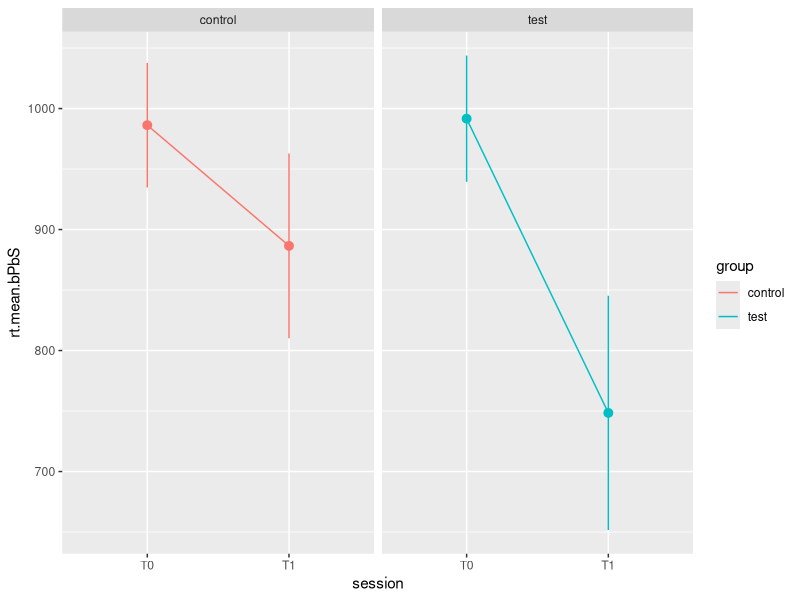
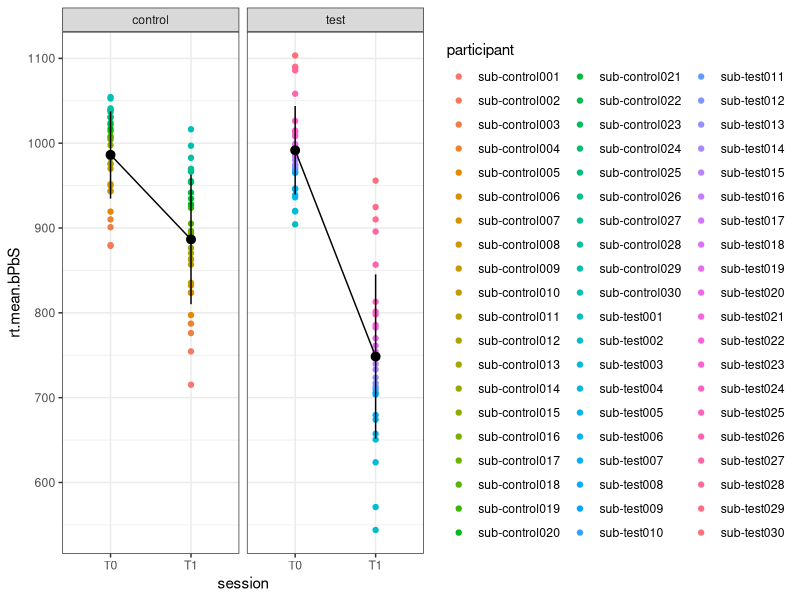
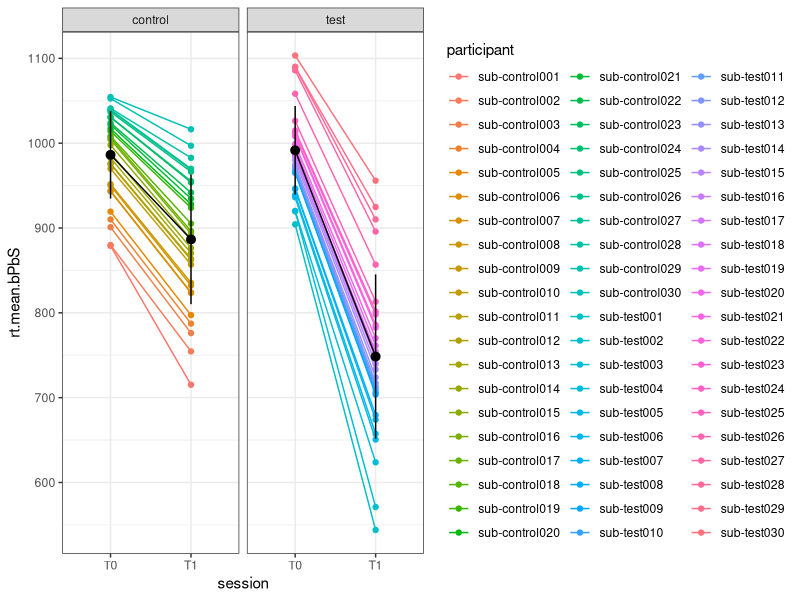
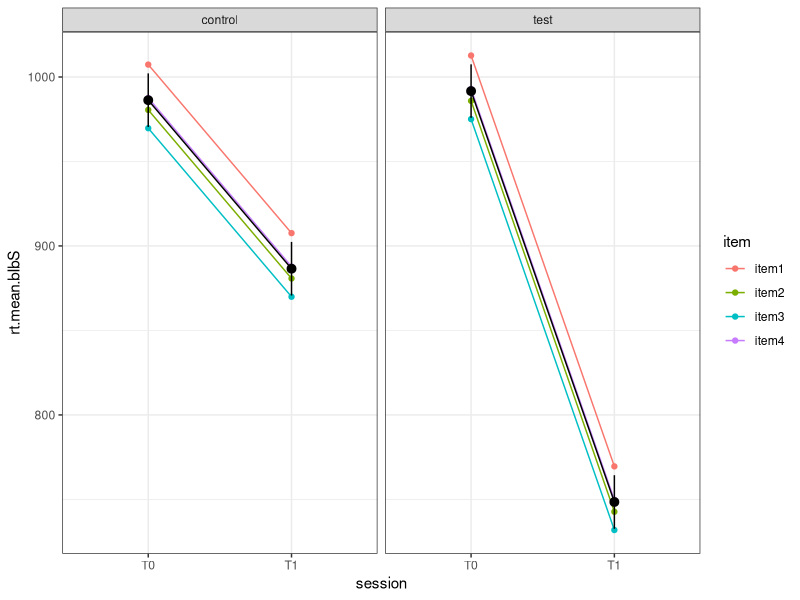
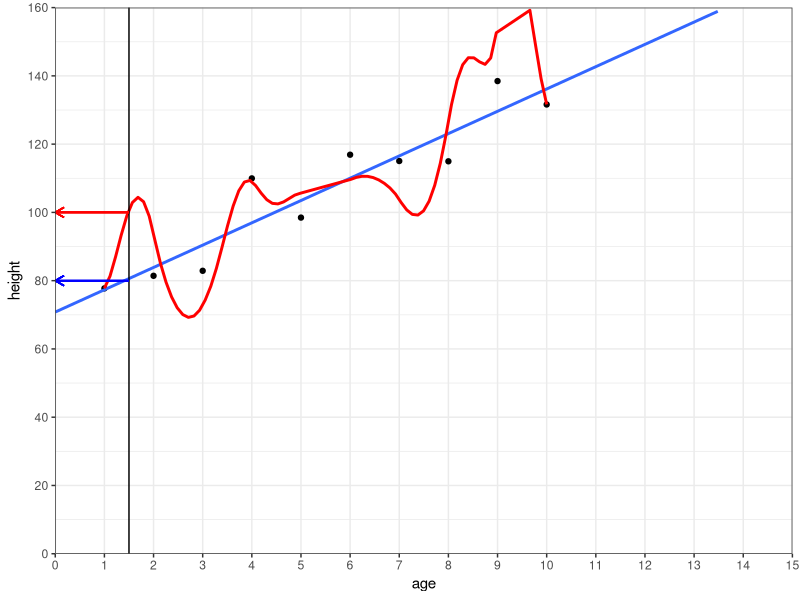
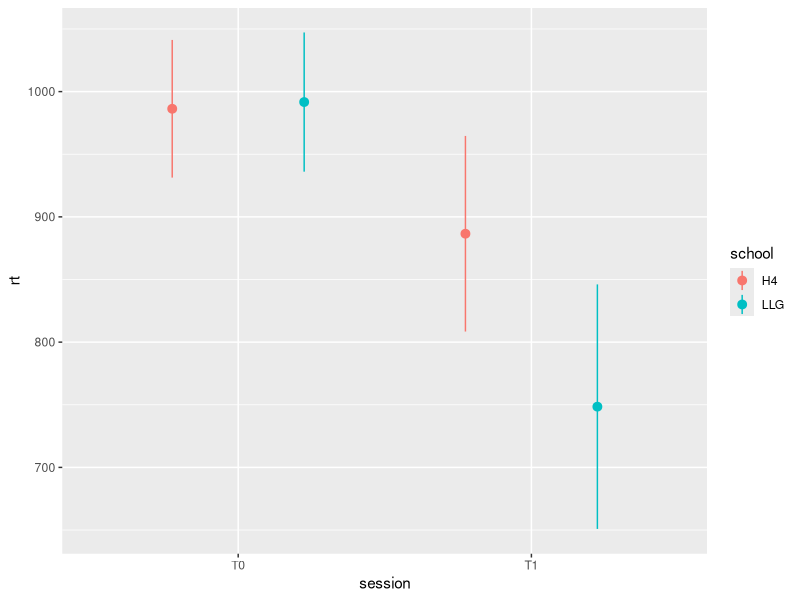
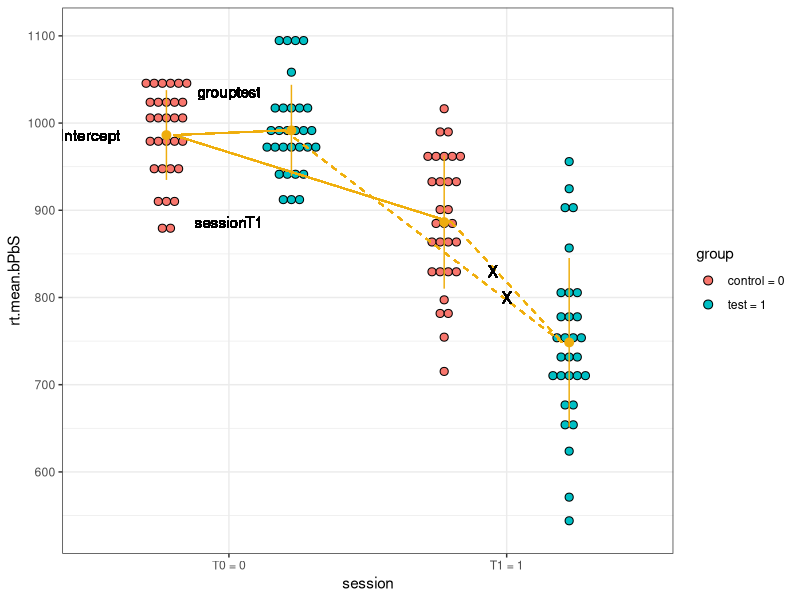

Generate these figures, in order, with R:
## ---- chunk 1
# to perform planned contrasts & post-hocs /!\ load before tidyverse to prevent 
# masking its 'select' function
library(multcomp)

# to manipulate and plot data
library(tidyverse)

# to do mixed models
library(lme4)

# to obtain main effects from linear models and linear mixed models
library(rstatix)

## ---- chunk 2
data = read_csv("../data/dataset_groupXsessionXage.csv")%>%
  rename(participant = pax)%>%
  select(-age)

data.mean = data %>%
  group_by(participant, group,session)%>%
  summarise(rt.mean.bPbS = mean(rt))%>%
  ungroup()
## ---- chunk 3

head(data)
## ---- chunk 4
ggplot(data.mean, aes(x = session, y = rt.mean.bPbS, color = group))+
  stat_summary(aes(y = rt.mean.bPbS, x = session), geom = "pointrange",
    fun = mean,
    fun.min = function(x) mean(x) - sd(x),
    fun.max = function(x) mean(x) + sd(x),
    position = position_dodge(width = 0.9),
    show.legend = FALSE)+
  stat_summary(aes(y = rt.mean.bPbS, group = 1), geom = "line",fun = mean)+ 
  facet_grid(~ group)

## ---- chunk 5

ggplot(data.mean, aes(x = session, y = rt.mean.bPbS))+
  geom_point(aes(color = participant))+
  stat_summary(aes(y = rt.mean.bPbS, x = session), geom = "pointrange",
    fun = mean,
    fun.min = function(x) mean(x) - sd(x),
    fun.max = function(x) mean(x) + sd(x),
    position = position_dodge(width = 0.9),
    show.legend = FALSE)+
  stat_summary(aes(y = rt.mean.bPbS, group = 1), geom = "line",fun = mean)+ 
  theme_bw()+ 
  facet_grid(~ group)

## ---- chunk 6

ggplot(data.mean, aes(x = session, y = rt.mean.bPbS))+
  geom_point(aes(color = participant))+
  geom_line(aes(group = participant, color = participant))+
  stat_summary(aes(y = rt.mean.bPbS, x = session), geom = "pointrange",
    fun = mean,
    fun.min = function(x) mean(x) - sd(x),
    fun.max = function(x) mean(x) + sd(x),
    position = position_dodge(width = 0.9),
    show.legend = FALSE)+
  stat_summary(aes(y = rt.mean.bPbS, group = 1), geom = "line",fun = mean)+
  theme_bw()+ 
  facet_grid(~ group)
## ---- chunk 7
data.cor = data.mean%>%
  pivot_wider(names_from = session, values_from = rt.mean.bPbS)%>%
  mutate(training = T1-T0)%>%
  select(-T1,-group,-participant)

cor.test(data.cor$T0, data.cor$training)
## ---- chunk 8
data.random.item = data%>%
  group_by(item, session, group)%>%
  summarise(rt.mean.bIbS = mean(rt))%>%
  ungroup()

ggplot(data.random.item, aes(x = session, y = rt.mean.bIbS))+
  geom_point(aes(color = item))+
  geom_line(aes(group = item, color = item))+
  stat_summary(aes(y = rt.mean.bIbS, x = session), geom = "pointrange",
    fun = mean,
    fun.min = function(x) mean(x) - sd(x),
    fun.max = function(x) mean(x) + sd(x),
    position = position_dodge(width = 0.9),
    show.legend = FALSE)+
  stat_summary(aes(y = rt.mean.bIbS, group = 1), geom = "line",fun = mean)+
  theme_bw()+
  facet_wrap(~group)

## ---- chunk 9
lme.fail = lmer(rt ~ group*session+ (1+session|participant)+ (1+group|trial), 
                data = data) # failed
## ---- chunk 10
data_ageheight = read_csv("../data/dataset_ageheight.csv")%>%
  mutate(age_group = relevel(as.factor(age_group), ref = "younger"))

lm.continuous = lm(height~ age, data_ageheight)

ggplot(data_ageheight, aes(x = age, y = height))+
  geom_point()+
  geom_smooth(method = lm, se = F, fullrange = TRUE)+
  geom_smooth(formula = y ~ poly(x,2), se = F, color = "red")+
  scale_y_continuous(breaks=seq(0,160,20), limits = c(0,160),expand = c(0,0))+
  scale_x_continuous(breaks = seq(0,15,1), limits = c(0,15),expand = c(0,0))+
  theme_bw()+
  theme(panel.grid.minor.x = element_blank())+
  geom_vline(xintercept = 1.5)+
  geom_segment(x = 1.5, xend = 0, y = 80, yend = 80, arrow =arrow(length = unit(0.1, "inches")), color = "blue")+
  geom_segment(x = 1.5, xend = 0, y = 100, yend = 100, arrow =arrow(length = unit(0.1, "inches")), color = "red")
## ---- chunk 11
lme.singluar = lmer(rt ~ group*session+ (1|participant)+ (1+group|trial), 
                    data = data)
## ---- chunk 12
lme.full = lmer(rt ~ group*session + (1+session|participant) + (1 + group*session|item),
                data = data)
## ---- chunk 13
lme.full
## ---- chunk 14
lme.conv = lmer(rt ~ group*session + (1+session|participant) + (1|item), 
                data = data) 
## ---- chunk 15
data.school = data%>%
  mutate(school = ifelse(group == "control","H4", "LLG"))

ggplot(data.school, aes(x = session, y = rt, color = school) )+
  stat_summary(aes(y = rt, x = session), geom = "pointrange",
    fun = mean,
    fun.min = function(x) mean(x) - sd(x),
    fun.max = function(x) mean(x) + sd(x),
    position = position_dodge(width = 0.9))
## ---- chunk 16
lme.trainingcontroledforschools = lmer(rt ~ session + (1|participant) +(1+session|school), 
                                       data = data.school) 
Anova(lme.trainingcontroledforschools)

coefficients(lme.trainingcontroledforschools)$school
## ---- chunk 17
lme.traininginteractionschools = lmer(rt ~ school*session + (1|participant), 
                                      data = data.school) 
Anova(lme.traininginteractionschools)
## ---- chunk 18
summary(lme.conv)
## ---- chunk 19
data.interaction = data.mean%>%
  mutate(session = as.factor(session))%>%
  mutate(new_session = case_when(
    group == "control" ~ as.numeric(session)-0.225,
    group == "test" ~ as.numeric(session)+0.225
  ))%>%
  mutate(group = as.factor(group))%>%
  mutate(new_group = case_when(
    session == "T0" ~ as.numeric(group),
    session == "T1" ~ as.numeric(group)
  ))

lm = lm(rt.mean.bPbS ~ group*session, data = data.mean)

ggplot(data.interaction, aes(y = rt.mean.bPbS, x = session,fill = group))+
  geom_dotplot(binaxis = "y", stackdir = "center", dotsize = 0.5, position = "dodge")+
  stat_summary(geom = "pointrange",
    fun = mean,
    fun.min = function(x) mean(x) - sd(x),
    fun.max = function(x) mean(x) + sd(x),
    col = "darkgoldenrod2",
    position = position_dodge(width = 0.9),
    show.legend = FALSE)+
  # stat_summary(fun = mean, geom = "line", col = "darkgoldenrod2", aes(x = new_session, group = group)) +
  theme_bw()+
  geom_text(x=0.5, y=lm$coefficients[[1]], label="Intercept")+
  geom_segment(aes(x = 0.8, y = lm$coefficients[[1]], xend = 1.2, yend = lm$coefficients[[1]] +lm$coefficients[[2]]), color = "darkgoldenrod2")+
  geom_text(x=1, y=lm$coefficients[[1]]+50, label="grouptest")+
  geom_segment(aes(x = 0.8, y = lm$coefficients[[1]], xend = 1.8, yend = lm$coefficients[[1]]+lm$coefficients[[3]]), color = "darkgoldenrod2")+
  geom_text(x=1, y=lm$coefficients[[1]]+lm$coefficients[[3]], label="sessionT1")+
  geom_segment(aes(x = 1.2, y = lm$coefficients[[1]]+lm$coefficients[[2]], xend = 2.2, yend = lm$coefficients[[1]]+lm$coefficients[[2]]+lm$coefficients[[3]]+lm$coefficients[[4]]), linetype = "dashed", color = "darkgoldenrod2")+
  geom_text(x=2, y=800, label="X")+
  geom_segment(aes(x = 1.8, y = lm$coefficients[[1]]+lm$coefficients[[3]], xend = 2.2, yend = lm$coefficients[[1]]+lm$coefficients[[2]]+lm$coefficients[[3]]+lm$coefficients[[4]]),  linetype = "dashed", color = "darkgoldenrod2")+
  geom_text(x=1.95, y=830, label="X")+
  theme_bw()+
  scale_x_discrete(breaks = c("T0", "T1"), labels = c("T0 = 0","T1 = 1"))+
  scale_fill_manual(breaks = c("control", "test"), labels = c("control = 0", "test = 1"), values = c("#F8766D", "#00BFC4"))

## ---- chunk 20
coefficients(lme.conv)
## ---- chunk 21
Anova(lme.conv)
## ---- chunk 22
summary(glht(lme.conv))
## ---- chunk 23
data.contrast = data %>%
  mutate(session.contrast = case_when(
    session == "T0" ~ -0.5,
    session == "T1" ~ 0.5
  ))%>%
  mutate(group.contrast = case_when(
    group == "control" ~ -0.5,
    group == "test" ~ 0.5
  ))

lme.conv.contrast = lmer(rt ~ group.contrast*session.contrast + (1+session|participant) + (1|item), 
                         data = data.contrast) 
summary(glht(lme.conv.contrast))

## ---- chunk 24
lme.int = lmer(rt ~ group*session - group:session+ (1+session|participant) + (1|item), 
               data = data) 
lme.conv = lmer(rt ~ group*session + (1+session|participant) + (1|item), 
                data = data) 
anova(lme.conv, lme.int)
## ---- chunk 25
lme.int = lmer(rt ~ group*session - group+ (1+session|participant) + (1|item), 
               data = data) 
lme.conv = lmer(rt ~ group*session + (1+session|participant) + (1|item), 
                data = data) 
anova(lme.conv, lme.int)
